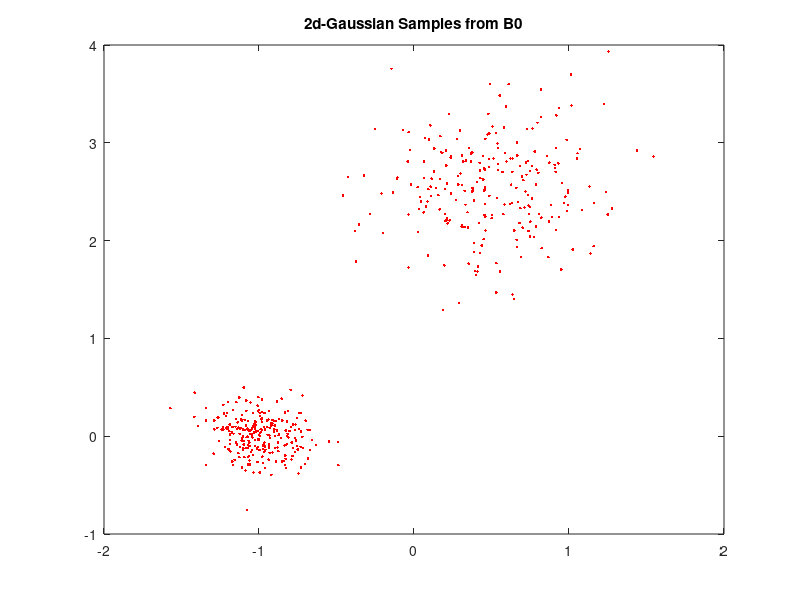

Write MATLAB code to recreate this figure.
MU = [0.5,2.5;-1 0];
SIGMA = cat(3,[0.1505,0.0113;0.0113,0.2518],[0.033,0;0,0.033]);
p = [.5,.5];
obj = gmdistribution(MU,SIGMA,p);
y = random(obj,500);
xlim=([-1.5 2]);
ylim=([-0.5 4]);
axis tight equal
plot(y(:,1),y(:,2),'r.')
title('2d-Gaussian Samples from B0')